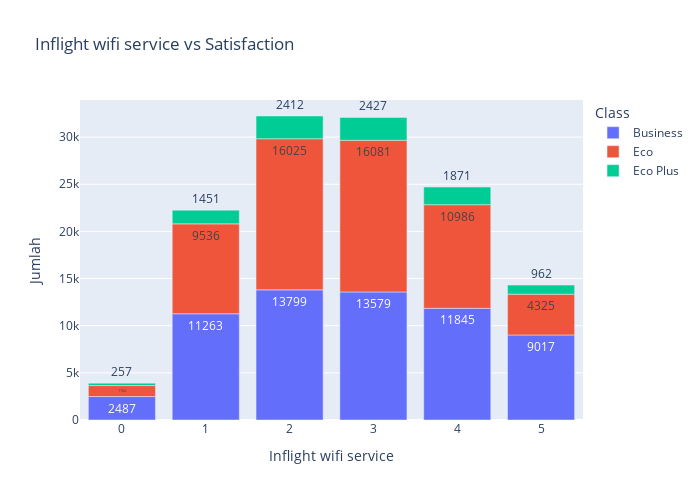

Notebook code cell kept with this figure:
### Code cell
df_wifi_satisfaction = px.bar(df_inflight, x='Inflight wifi service', y='Jumlah', color='Class', title='Inflight wifi service vs Satisfaction', height=500, width=700, text='Jumlah')
df_wifi_satisfaction.show()

### Figure 1 — Plotly figure (JSON) as saved in the notebook; plotly's stock layout.template omitted (floating-point values rounded to 4 significant figures)
{"data": [{"alignmentgroup": "True", "hovertemplate": "Class=Business<br>Inflight wifi service=%{x}<br>Jumlah=%{text}<extra></extra>", "legendgroup": "Business", "marker": {"color": "#636efa", "pattern": {"shape": ""}}, "name": "Business", "offsetgroup": "Business", "orientation": "v", "showlegend": true, "text": [2487, 11263, 13799, 13579, 11845, 9017], "textposition": "auto", "type": "bar", "x": [0, 1, 2, 3, 4, 5], "xaxis": "x", "y": [2487, 11263, 13799, 13579, 11845, 9017], "yaxis": "y"}, {"alignmentgroup": "True", "hovertemplate": "Class=Eco<br>Inflight wifi service=%{x}<br>Jumlah=%{text}<extra></extra>", "legendgroup": "Eco", "marker": {"color": "#EF553B", "pattern": {"shape": ""}}, "name": "Eco", "offsetgroup": "Eco", "orientation": "v", "showlegend": true, "text": [1164, 9536, 16025, 16081, 10986, 4325], "textposition": "auto", "type": "bar", "x": [0, 1, 2, 3, 4, 5], "xaxis": "x", "y": [1164, 9536, 16025, 16081, 10986, 4325], "yaxis": "y"}, {"alignmentgroup": "True", "hovertemplate": "Class=Eco Plus<br>Inflight wifi service=%{x}<br>Jumlah=%{text}<extra></extra>", "legendgroup": "Eco Plus", "marker": {"color": "#00cc96", "pattern": {"shape": ""}}, "name": "Eco Plus", "offsetgroup": "Eco Plus", "orientation": "v", "showlegend": true, "text": [257, 1451, 2412, 2427, 1871, 962], "textposition": "auto", "type": "bar", "x": [0, 1, 2, 3, 4, 5], "xaxis": "x", "y": [257, 1451, 2412, 2427, 1871, 962], "yaxis": "y"}], "layout": {"barmode": "relative", "height": 500, "legend": {"title": {"text": "Class"}, "tracegroupgap": 0}, "title": {"text": "Inflight wifi service vs Satisfaction"}, "width": 700, "xaxis": {"anchor": "y", "domain": [0, 1], "title": {"text": "Inflight wifi service"}}, "yaxis": {"anchor": "x", "domain": [0, 1], "title": {"text": "Jumlah"}}}}
